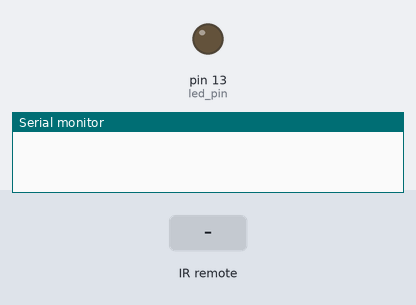
This sketch was run on a simulated Arduino Uno, built with avr-gcc and run on an emulated ATmega328P. Shown: output pins drawn as LEDs (lit = HIGH), the last lines printed to the serial monitor. Dashed ring = blinking. Inputs (shaded band) come from the test bench. Not simulated (calls return 0 or success): arduino_secrets.h.

Above: at 1.2 s.
1.3 s: infrared code 0x1FE48B7 received
At 1.7 s:
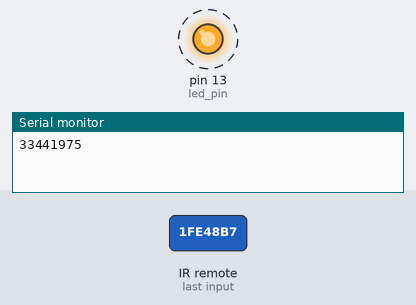
At 4.3 s:
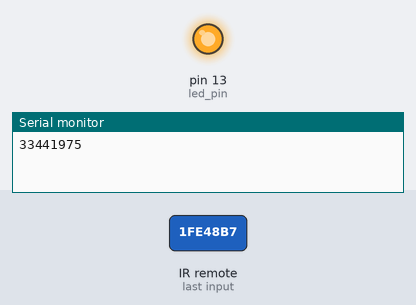
Timing chart, 0 to 5.8 s (numbered marks = the images above; inputs shaded):
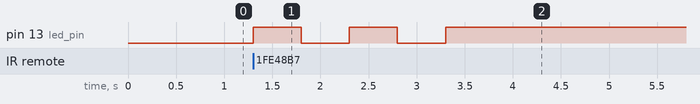

Measured:
- after the input at 1.3 s, pin 13 (led_pin): alternates HIGH for 0.50 s and LOW for 0.50 s, 5 changes in all, then stays HIGH, starting at once

The sketch:

IR_Remote-Controlled_LED.ino
```cpp
#include "arduino_secrets.h"


#include <IRremote.h>

const int recv_pin = 2;  // Pin where the IR receiver is connected
const int led_pin = 13;  // Pin where the LED is connected

IRrecv irrecv(recv_pin);  // Create an IR receiver object
decode_results results;   // Object to hold the decoded data

bool ledState = false;    // Track the LED state (on/off)
unsigned long lastPress = 0; // To prevent multiple detections for the same button press
const int debounceDelay = 300; // Time delay to avoid multiple presses

void setup() {
  Serial.begin(9600);      // Start serial communication
  irrecv.enableIRIn();     // Start the IR receiver
  pinMode(led_pin, OUTPUT); // Set LED pin as output
}

void loop() {
  if (irrecv.decode(&results)) {  // Check if IR signal is received
    long int decCode = results.value;  // Decode the signal
    Serial.println(decCode);  // Print the received code to the serial monitor

    // Check if it's the Power button (replace 0xFF30CF with your actual Power button code)
    if (decCode == 0x1FE48B7 && (millis() - lastPress) > debounceDelay) {
      lastPress = millis();  // Update the last press time

      if (ledState == false) {  // LED is OFF, so turn it ON and blink twice
        blinkLED();  // Blink LED twice
        digitalWrite(led_pin, HIGH);  // Turn LED ON
        ledState = true;  // Update LED state
      } else {  // LED is ON, so turn it OFF
        digitalWrite(led_pin, LOW);  // Turn LED OFF
        ledState = false;  // Update LED state
      }
    }

    irrecv.resume();  // Prepare for the next signal
  }
}

// Function to blink the LED twice
void blinkLED() {
  for (int i = 0; i < 2; i++) {
    digitalWrite(led_pin, HIGH);  // Turn LED ON
    delay(500);  // Wait for 500ms
    digitalWrite(led_pin, LOW);  // Turn LED OFF
    delay(500);  // Wait for 500ms
  }
}

/* // To get remote button value
#include <IRremote.h>

const int recv_pin = 2;  // Pin where the IR receiver is connected

IRrecv irrecv(recv_pin);  // Create an IR receiver object
decode_results results;   // Object to hold the decoded data

void setup() {
  Serial.begin(9600);      // Start serial communication
  irrecv.enableIRIn();     // Start the IR receiver
}

void loop() {
  if (irrecv.decode(&results)) {  // Check if IR signal is received
    Serial.println(results.value, HEX);  // Print the received IR code in HEX format
    irrecv.resume();  // Prepare for the next signal
  }
}
*/
/*
#include <IRremote.h>

const int recv_pin = 2;  // Pin where the IR receiver is connected
const int ledPins[] = {3, 4, 5, 6, 7};  // Pins for LEDs (LED 1-5)
const int numLeds = 5;  // Total number of LEDs

IRrecv irrecv(recv_pin);  // Create an IR receiver object
decode_results results;   // Object to hold the decoded data

bool ledState[] = {false, false, false, false, false};  // Track the state of each LED (on/off)
unsigned long lastPress = 0;  // To prevent multiple detections for the same button press
const int debounceDelay = 300; // Time delay to avoid multiple presses

void setup() {
  Serial.begin(9600);      // Start serial communication
  irrecv.enableIRIn();     // Start the IR receiver

  // Initialize LED pins as OUTPUT
  for (int i = 0; i < numLeds; i++) {
    pinMode(ledPins[i], OUTPUT);
    digitalWrite(ledPins[i], LOW);  // Make sure LEDs are off initially
  }
}

void loop() {
  if (irrecv.decode(&results)) {  // Check if IR signal is received
    Serial.println(results.value, HEX);  // Print the received IR code in HEX format

    // Check if the power button is pressed
    if (results.value == 0x1FE48B7 && (millis() - lastPress) > debounceDelay) {  // Replace with actual Power button code
      lastPress = millis();  // Update the last press time
      toggleLED();  // Toggle the LED with blinking effect
    }

    // Check if buttons 1-5 are pressed and toggle the respective LED
    else if (results.value == 0x1FE50AF && (millis() - lastPress) > debounceDelay) {  // Button "1" (replace with actual value)
      lastPress = millis();  // Update the last press time
      toggleLed(0);  // Toggle LED 1
    }
    else if (results.value == 0x1FED827 && (millis() - lastPress) > debounceDelay) {  // Button "2" (replace with actual value)
      lastPress = millis();  // Update the last press time
      toggleLed(1);  // Toggle LED 2
    }
    else if (results.value == 0x1FEF807 && (millis() - lastPress) > debounceDelay) {  // Button "3" (replace with actual value)
      lastPress = millis();  // Update the last press time
      toggleLed(2);  // Toggle LED 3
    }
    else if (results.value == 0x1FE30CF && (millis() - lastPress) > debounceDelay) {  // Button "4" (replace with actual value)
      lastPress = millis();  // Update the last press time
      toggleLed(3);  // Toggle LED 4
    }
    else if (results.value == 0x1FEB04F && (millis() - lastPress) > debounceDelay) {  // Button "5" (replace with actual value)
      lastPress = millis();  // Update the last press time
      toggleLed(4);  // Toggle LED 5
    }
    // Check if button "0" is pressed to turn off all LEDs
    else if (results.value == 0x1FEE01F && (millis() - lastPress) > debounceDelay) {  // Button "0" (replace with actual value)
      lastPress = millis();  // Update the l
      turnOffAllLeds();  // Turn off all LEDs
    }

    irrecv.resume();  // Prepare for the next signal
  }
}

// Function to toggle LED (blink twice and then turn on/off)
void toggleLED() {
  for (int i = 0; i < 2; i++) {
    digitalWrite(ledPins[0], HIGH);  // Turn LED ON
    delay(500);  // Wait for 500ms
    digitalWrite(ledPins[0], LOW);  // Turn LED OFF
    delay(500);  // Wait for 500ms
  }

  // After blinking, turn the LED on or off based on the current state
  if (ledState[0]) {
    digitalWrite(ledPins[0], LOW);  // Turn off the LED
    ledState[0] = false;
  } else {
    digitalWrite(ledPins[0], HIGH);  // Turn on the LED
    ledState[0] = true;
  }
}

// Function to toggle a specific LED (turn it on/off based on the current state)
void toggleLed(int ledIndex) {
  if (ledState[ledIndex]) {
    digitalWrite(ledPins[ledIndex], LOW);  // Turn off the LED
    ledState[ledIndex] = false;
  } else {
    digitalWrite(ledPins[ledIndex], HIGH);  // Turn on the LED
    ledState[ledIndex] = true;
  }
}

// Function to turn off all LEDs
void turnOffAllLeds() {
  int ledIndex;
  for (int i = 0; i < numLeds; i++) {

    if (ledState[ledIndex]) {
      digitalWrite(ledPins[ledIndex], LOW);
      digitalWrite(ledPins[i], LOW);  // Turn off each LED
      ledState[i] = false;  // Update the state of each LED to OFF
    }
    else {
      digitalWrite(ledPins[ledIndex], HIGH);  // Turn on the LED
      digitalWrite(ledPins[i], HIGH);  // Turn ON each LED
      ledState[i] = true;  // Update the state of each LED to OFF
    }
  }
}
*/
```
